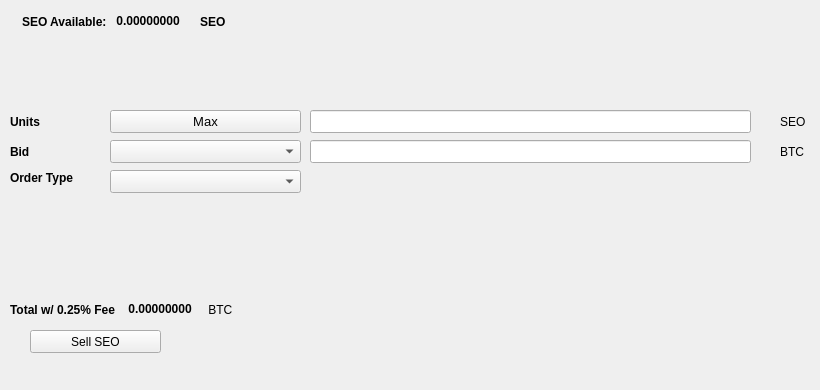
   <widget class="QWidget" name="SellTab">
    <attribute name="title">
     <string>Sell</string>
    </attribute>
    <widget class="QLabel" name="label_16">
     <property name="geometry">
      <rect>
       <x>780</x>
       <y>140</y>
       <width>31</width>
       <height>23</height>
      </rect>
     </property>
     <property name="text">
      <string>BTC</string>
     </property>
    </widget>
    <widget class="QComboBox" name="SellBidcomboBox">
     <property name="geometry">
      <rect>
       <x>110</x>
       <y>140</y>
       <width>191</width>
       <height>23</height>
      </rect>
     </property>
     <property name="font">
      <font>
       <pointsize>10</pointsize>
      </font>
     </property>
    </widget>
    <widget class="QLabel" name="label_18">
     <property name="geometry">
      <rect>
       <x>10</x>
       <y>110</y>
       <width>46</width>
       <height>23</height>
      </rect>
     </property>
     <property name="font">
      <font>
       <weight>75</weight>
       <bold>true</bold>
      </font>
     </property>
     <property name="text">
      <string>Units</string>
     </property>
    </widget>
    <widget class="QPushButton" name="Sell_Max_Amount">
     <property name="geometry">
      <rect>
       <x>110</x>
       <y>110</y>
       <width>191</width>
       <height>23</height>
      </rect>
     </property>
     <property name="font">
      <font>
       <pointsize>10</pointsize>
      </font>
     </property>
     <property name="text">
      <string>Max</string>
     </property>
    </widget>
    <widget class="QLabel" name="label_20">
     <property name="geometry">
      <rect>
       <x>10</x>
       <y>170</y>
       <width>91</width>
       <height>16</height>
      </rect>
     </property>
     <property name="font">
      <font>
       <weight>75</weight>
       <bold>true</bold>
      </font>
     </property>
     <property name="text">
      <string>Order Type</string>
     </property>
    </widget>
    <widget class="QComboBox" name="SellOrdertypeCombo">
     <property name="geometry">
      <rect>
       <x>110</x>
       <y>170</y>
       <width>191</width>
       <height>23</height>
      </rect>
     </property>
     <property name="font">
      <font>
       <pointsize>10</pointsize>
      </font>
     </property>
    </widget>
    <widget class="QLabel" name="label_21">
     <property name="geometry">
      <rect>
       <x>10</x>
       <y>140</y>
       <width>46</width>
       <height>23</height>
      </rect>
     </property>
     <property name="font">
      <font>
       <weight>75</weight>
       <bold>true</bold>
      </font>
     </property>
     <property name="text">
      <string>Bid</string>
     </property>
    </widget>
    <widget class="QLabel" name="label_22">
     <property name="geometry">
      <rect>
       <x>780</x>
       <y>110</y>
       <width>31</width>
       <height>23</height>
      </rect>
     </property>
     <property name="text">
      <string>SEO</string>
     </property>
    </widget>
    <widget class="QLineEdit" name="UnitsInputSEO">
     <property name="geometry">
      <rect>
       <x>310</x>
       <y>110</y>
       <width>441</width>
       <height>23</height>
      </rect>
     </property>
     <property name="font">
      <font>
       <pointsize>9</pointsize>
       <weight>75</weight>
       <bold>true</bold>
      </font>
     </property>
    </widget>
    <widget class="QLineEdit" name="SellBidPriceEdit">
     <property name="geometry">
      <rect>
       <x>310</x>
       <y>140</y>
       <width>441</width>
       <height>23</height>
      </rect>
     </property>
     <property name="font">
      <font>
       <pointsize>9</pointsize>
       <weight>75</weight>
       <bold>true</bold>
      </font>
     </property>
    </widget>
    <widget class="QPushButton" name="SellSEOBTN">
     <property name="geometry">
      <rect>
       <x>30</x>
       <y>330</y>
       <width>131</width>
       <height>23</height>
      </rect>
     </property>
     <property name="text">
      <string>Sell SEO</string>
     </property>
     <property name="icon">
      <iconset resource="../seocoin">
       <normaloff>:/icons/bitcoin</normaloff>:/icons/bitcoin</iconset>
     </property>
    </widget>
    <widget class="QWidget" name="layoutWidget3">
     <property name="geometry">
      <rect>
       <x>22</x>
       <y>12</y>
       <width>258</width>
       <height>19</height>
      </rect>
     </property>
     <layout class="QHBoxLayout" name="horizontalLayout">
      <item>
       <widget class="QLabel" name="label232_2">
        <property name="font">
         <font>
          <weight>75</weight>
          <bold>true</bold>
         </font>
        </property>
        <property name="text">
         <string>SEO Available:</string>
        </property>
       </widget>
      </item>
      <item>
       <widget class="QLabel" name="SEOAvailableLabel">
        <property name="palette">
         <palette>
          <active>
           <colorrole role="WindowText">
            <brush brushstyle="SolidPattern">
             <color alpha="255">
              <red>0</red>
              <green>0</green>
              <blue>0</blue>
             </color>
            </brush>
           </colorrole>
           <colorrole role="Button">
            <brush brushstyle="SolidPattern">
             <color alpha="255">
              <red>0</red>
              <green>170</green>
              <blue>0</blue>
             </color>
            </brush>
           </colorrole>
           <colorrole role="Light">
            <brush brushstyle="SolidPattern">
             <color alpha="255">
              <red>0</red>
              <green>255</green>
              <blue>0</blue>
             </color>
            </brush>
           </colorrole>
           <colorrole role="Midlight">
            <brush brushstyle="SolidPattern">
             <color alpha="255">
              <red>0</red>
              <green>212</green>
              <blue>0</blue>
             </color>
            </brush>
           </colorrole>
           <colorrole role="Dark">
            <brush brushstyle="SolidPattern">
             <color alpha="255">
              <red>0</red>
              <green>85</green>
              <blue>0</blue>
             </color>
            </brush>
           </colorrole>
           <colorrole role="Mid">
            <brush brushstyle="SolidPattern">
             <color alpha="255">
              <red>0</red>
              <green>113</green>
              <blue>0</blue>
             </color>
            </brush>
           </colorrole>
           <colorrole role="Text">
            <brush brushstyle="SolidPattern">
             <color alpha="255">
              <red>0</red>
              <green>170</green>
              <blue>0</blue>
             </color>
            </brush>
           </colorrole>
           <colorrole role="BrightText">
            <brush brushstyle="SolidPattern">
             <color alpha="255">
              <red>255</red>
              <green>255</green>
              <blue>255</blue>
             </color>
            </brush>
           </colorrole>
           <colorrole role="ButtonText">
            <brush brushstyle="SolidPattern">
             <color alpha="255">
              <red>0</red>
              <green>0</green>
              <blue>0</blue>
             </color>
            </brush>
           </colorrole>
           <colorrole role="Base">
            <brush brushstyle="SolidPattern">
             <color alpha="255">
              <red>255</red>
              <green>255</green>
              <blue>255</blue>
             </color>
            </brush>
           </colorrole>
           <colorrole role="Window">
            <brush brushstyle="SolidPattern">
             <color alpha="255">
              <red>0</red>
              <green>170</green>
              <blue>0</blue>
             </color>
            </brush>
           </colorrole>
           <colorrole role="Shadow">
            <brush brushstyle="SolidPattern">
             <color alpha="255">
              <red>0</red>
              <green>0</green>
              <blue>0</blue>
             </color>
            </brush>
           </colorrole>
           <colorrole role="AlternateBase">
            <brush brushstyle="SolidPattern">
             <color alpha="255">
              <red>127</red>
              <green>212</green>
              <blue>127</blue>
             </color>
            </brush>
           </colorrole>
           <colorrole role="ToolTipBase">
            <brush brushstyle="SolidPattern">
             <color alpha="255">
              <red>255</red>
              <green>255</green>
              <blue>220</blue>
             </color>
            </brush>
           </colorrole>
           <colorrole role="ToolTipText">
            <brush brushstyle="SolidPattern">
             <color alpha="255">
              <red>0</red>
              <green>0</green>
              <blue>0</blue>
             </color>
            </brush>
           </colorrole>
          </active>
          <inactive>
           <colorrole role="WindowText">
            <brush brushstyle="SolidPattern">
             <color alpha="255">
              <red>0</red>
              <green>0</green>
              <blue>0</blue>
             </color>
            </brush>
           </colorrole>
           <colorrole role="Button">
            <brush brushstyle="SolidPattern">
             <color alpha="255">
              <red>0</red>
              <green>170</green>
              <blue>0</blue>
             </color>
            </brush>
           </colorrole>
           <colorrole role="Light">
            <brush brushstyle="SolidPattern">
             <color alpha="255">
              <red>0</red>
              <green>255</green>
              <blue>0</blue>
             </color>
            </brush>
           </colorrole>
           <colorrole role="Midlight">
            <brush brushstyle="SolidPattern">
             <color alpha="255">
              <red>0</red>
              <green>212</green>
              <blue>0</blue>
             </color>
            </brush>
           </colorrole>
           <colorrole role="Dark">
            <brush brushstyle="SolidPattern">
             <color alpha="255">
              <red>0</red>
              <green>85</green>
              <blue>0</blue>
             </color>
            </brush>
           </colorrole>
           <colorrole role="Mid">
            <brush brushstyle="SolidPattern">
             <color alpha="255">
              <red>0</red>
              <green>113</green>
              <blue>0</blue>
             </color>
            </brush>
           </colorrole>
           <colorrole role="Text">
            <brush brushstyle="SolidPattern">
             <color alpha="255">
              <red>0</red>
              <green>170</green>
              <blue>0</blue>
             </color>
            </brush>
           </colorrole>
           <colorrole role="BrightText">
            <brush brushstyle="SolidPattern">
             <color alpha="255">
              <red>255</red>
              <green>255</green>
              <blue>255</blue>
             </color>
            </brush>
           </colorrole>
           <colorrole role="ButtonText">
            <brush brushstyle="SolidPattern">
             <color alpha="255">
              <red>0</red>
              <green>0</green>
              <blue>0</blue>
             </color>
            </brush>
           </colorrole>
           <colorrole role="Base">
            <brush brushstyle="SolidPattern">
             <color alpha="255">
              <red>255</red>
              <green>255</green>
              <blue>255</blue>
             </color>
            </brush>
           </colorrole>
           <colorrole role="Window">
            <brush brushstyle="SolidPattern">
             <color alpha="255">
              <red>0</red>
              <green>170</green>
              <blue>0</blue>
             </color>
            </brush>
           </colorrole>
           <colorrole role="Shadow">
            <brush brushstyle="SolidPattern">
             <color alpha="255">
              <red>0</red>
              <green>0</green>
              <blue>0</blue>
             </color>
            </brush>
           </colorrole>
           <colorrole role="AlternateBase">
            <brush brushstyle="SolidPattern">
             <color alpha="255">
              <red>127</red>
              <green>212</green>
              <blue>127</blue>
             </color>
            </brush>
           </colorrole>
           <colorrole role="ToolTipBase">
            <brush brushstyle="SolidPattern">
             <color alpha="255">
              <red>255</red>
              <green>255</green>
              <blue>220</blue>
             </color>
            </brush>
           </colorrole>
           <colorrole role="ToolTipText">
            <brush brushstyle="SolidPattern">
             <color alpha="255">
              <red>0</red>
              <green>0</green>
              <blue>0</blue>
             </color>
            </brush>
           </colorrole>
          </inactive>
          <disabled>
           <colorrole role="WindowText">
            <brush brushstyle="SolidPattern">
             <color alpha="255">
              <red>0</red>
              <green>85</green>
              <blue>0</blue>
             </color>
            </brush>
           </colorrole>
           <colorrole role="Button">
            <brush brushstyle="SolidPattern">
             <color alpha="255">
              <red>0</red>
              <green>170</green>
              <blue>0</blue>
             </color>
            </brush>
           </colorrole>
           <colorrole role="Light">
            <brush brushstyle="SolidPattern">
             <color alpha="255">
              <red>0</red>
              <green>255</green>
              <blue>0</blue>
             </color>
            </brush>
           </colorrole>
           <colorrole role="Midlight">
            <brush brushstyle="SolidPattern">
             <color alpha="255">
              <red>0</red>
              <green>212</green>
              <blue>0</blue>
             </color>
            </brush>
           </colorrole>
           <colorrole role="Dark">
            <brush brushstyle="SolidPattern">
             <color alpha="255">
              <red>0</red>
              <green>85</green>
              <blue>0</blue>
             </color>
            </brush>
           </colorrole>
           <colorrole role="Mid">
            <brush brushstyle="SolidPattern">
             <color alpha="255">
              <red>0</red>
              <green>113</green>
              <blue>0</blue>
             </color>
            </brush>
           </colorrole>
           <colorrole role="Text">
            <brush brushstyle="SolidPattern">
             <color alpha="255">
              <red>0</red>
              <green>85</green>
              <blue>0</blue>
             </color>
            </brush>
           </colorrole>
           <colorrole role="BrightText">
            <brush brushstyle="SolidPattern">
             <color alpha="255">
              <red>255</red>
              <green>255</green>
              <blue>255</blue>
             </color>
            </brush>
           </colorrole>
           <colorrole role="ButtonText">
            <brush brushstyle="SolidPattern">
             <color alpha="255">
              <red>0</red>
              <green>85</green>
              <blue>0</blue>
             </color>
            </brush>
           </colorrole>
           <colorrole role="Base">
            <brush brushstyle="SolidPattern">
             <color alpha="255">
              <red>0</red>
              <green>170</green>
              <blue>0</blue>
             </color>
            </brush>
           </colorrole>
           <colorrole role="Window">
            <brush brushstyle="SolidPattern">
             <color alpha="255">
              <red>0</red>
              <green>170</green>
              <blue>0</blue>
             </color>
            </brush>
           </colorrole>
           <colorrole role="Shadow">
            <brush brushstyle="SolidPattern">
             <color alpha="255">
              <red>0</red>
              <green>0</green>
              <blue>0</blue>
             </color>
            </brush>
           </colorrole>
           <colorrole role="AlternateBase">
            <brush brushstyle="SolidPattern">
             <color alpha="255">
              <red>0</red>
              <green>170</green>
              <blue>0</blue>
             </color>
            </brush>
           </colorrole>
           <colorrole role="ToolTipBase">
            <brush brushstyle="SolidPattern">
             <color alpha="255">
              <red>255</red>
              <green>255</green>
              <blue>220</blue>
             </color>
            </brush>
           </colorrole>
           <colorrole role="ToolTipText">
            <brush brushstyle="SolidPattern">
             <color alpha="255">
              <red>0</red>
              <green>0</green>
              <blue>0</blue>
             </color>
            </brush>
           </colorrole>
          </disabled>
         </palette>
        </property>
        <property name="font">
         <font>
          <weight>75</weight>
          <bold>true</bold>
         </font>
        </property>
        <property name="text">
         <string> 0.00000000 </string>
        </property>
        <property name="textInteractionFlags">
         <set>Qt::LinksAccessibleByMouse|Qt::TextSelectableByKeyboard|Qt::TextSelectableByMouse</set>
        </property>
       </widget>
      </item>
      <item>
       <widget class="QLabel" name="labelSEO">
        <property name="font">
         <font>
          <weight>75</weight>
          <bold>true</bold>
         </font>
        </property>
        <property name="text">
         <string>SEO</string>
        </property>
       </widget>
      </item>
     </layout>
    </widget>
    <widget class="QWidget" name="layoutWidget">
     <property name="geometry">
      <rect>
       <x>10</x>
       <y>300</y>
       <width>268</width>
       <height>19</height>
      </rect>
     </property>
     <layout class="QHBoxLayout" name="horizontalLayout_2">
      <item>
       <widget class="QLabel" name="label_19">
        <property name="font">
         <font>
          <weight>75</weight>
          <bold>true</bold>
         </font>
        </property>
        <property name="text">
         <string>Total w/ 0.25% Fee </string>
        </property>
       </widget>
      </item>
      <item>
       <widget class="QLabel" name="SellCostLabel">
        <property name="palette">
         <palette>
          <active>
           <colorrole role="WindowText">
            <brush brushstyle="SolidPattern">
             <color alpha="255">
              <red>0</red>
              <green>0</green>
              <blue>0</blue>
             </color>
            </brush>
           </colorrole>
           <colorrole role="Button">
            <brush brushstyle="SolidPattern">
             <color alpha="255">
              <red>0</red>
              <green>170</green>
              <blue>0</blue>
             </color>
            </brush>
           </colorrole>
           <colorrole role="Light">
            <brush brushstyle="SolidPattern">
             <color alpha="255">
              <red>0</red>
              <green>255</green>
              <blue>0</blue>
             </color>
            </brush>
           </colorrole>
           <colorrole role="Midlight">
            <brush brushstyle="SolidPattern">
             <color alpha="255">
              <red>0</red>
              <green>212</green>
              <blue>0</blue>
             </color>
            </brush>
           </colorrole>
           <colorrole role="Dark">
            <brush brushstyle="SolidPattern">
             <color alpha="255">
              <red>0</red>
              <green>85</green>
              <blue>0</blue>
             </color>
            </brush>
           </colorrole>
           <colorrole role="Mid">
            <brush brushstyle="SolidPattern">
             <color alpha="255">
              <red>0</red>
              <green>113</green>
              <blue>0</blue>
             </color>
            </brush>
           </colorrole>
           <colorrole role="Text">
            <brush brushstyle="SolidPattern">
             <color alpha="255">
              <red>0</red>
              <green>170</green>
              <blue>0</blue>
             </color>
            </brush>
           </colorrole>
           <colorrole role="BrightText">
            <brush brushstyle="SolidPattern">
             <color alpha="255">
              <red>255</red>
              <green>255</green>
              <blue>255</blue>
             </color>
            </brush>
           </colorrole>
           <colorrole role="ButtonText">
            <brush brushstyle="SolidPattern">
             <color alpha="255">
              <red>0</red>
              <green>0</green>
              <blue>0</blue>
             </color>
            </brush>
           </colorrole>
           <colorrole role="Base">
            <brush brushstyle="SolidPattern">
             <color alpha="255">
              <red>255</red>
              <green>255</green>
              <blue>255</blue>
             </color>
            </brush>
           </colorrole>
           <colorrole role="Window">
            <brush brushstyle="SolidPattern">
             <color alpha="255">
              <red>0</red>
              <green>170</green>
              <blue>0</blue>
             </color>
            </brush>
           </colorrole>
           <colorrole role="Shadow">
            <brush brushstyle="SolidPattern">
             <color alpha="255">
              <red>0</red>
              <green>0</green>
              <blue>0</blue>
             </color>
            </brush>
           </colorrole>
           <colorrole role="AlternateBase">
            <brush brushstyle="SolidPattern">
             <color alpha="255">
              <red>127</red>
              <green>212</green>
              <blue>127</blue>
             </color>
            </brush>
           </colorrole>
           <colorrole role="ToolTipBase">
            <brush brushstyle="SolidPattern">
             <color alpha="255">
              <red>255</red>
              <green>255</green>
              <blue>220</blue>
             </color>
            </brush>
           </colorrole>
           <colorrole role="ToolTipText">
            <brush brushstyle="SolidPattern">
             <color alpha="255">
              <red>0</red>
              <green>0</green>
              <blue>0</blue>
             </color>
            </brush>
           </colorrole>
          </active>
          <inactive>
           <colorrole role="WindowText">
            <brush brushstyle="SolidPattern">
             <color alpha="255">
              <red>0</red>
              <green>0</green>
              <blue>0</blue>
             </color>
            </brush>
           </colorrole>
           <colorrole role="Button">
            <brush brushstyle="SolidPattern">
             <color alpha="255">
              <red>0</red>
              <green>170</green>
              <blue>0</blue>
             </color>
            </brush>
           </colorrole>
           <colorrole role="Light">
            <brush brushstyle="SolidPattern">
             <color alpha="255">
              <red>0</red>
              <green>255</green>
              <blue>0</blue>
             </color>
            </brush>
           </colorrole>
           <colorrole role="Midlight">
            <brush brushstyle="SolidPattern">
             <color alpha="255">
              <red>0</red>
              <green>212</green>
              <blue>0</blue>
             </color>
            </brush>
           </colorrole>
           <colorrole role="Dark">
            <brush brushstyle="SolidPattern">
             <color alpha="255">
              <red>0</red>
              <green>85</green>
              <blue>0</blue>
             </color>
            </brush>
           </colorrole>
           <colorrole role="Mid">
            <brush brushstyle="SolidPattern">
             <color alpha="255">
              <red>0</red>
              <green>113</green>
              <blue>0</blue>
             </color>
            </brush>
           </colorrole>
           <colorrole role="Text">
            <brush brushstyle="SolidPattern">
             <color alpha="255">
              <red>0</red>
              <green>170</green>
              <blue>0</blue>
             </color>
            </brush>
           </colorrole>
           <colorrole role="BrightText">
            <brush brushstyle="SolidPattern">
             <color alpha="255">
              <red>255</red>
              <green>255</green>
              <blue>255</blue>
             </color>
            </brush>
           </colorrole>
           <colorrole role="ButtonText">
            <brush brushstyle="SolidPattern">
             <color alpha="255">
              <red>0</red>
              <green>0</green>
              <blue>0</blue>
             </color>
            </brush>
           </colorrole>
           <colorrole role="Base">
            <brush brushstyle="SolidPattern">
             <color alpha="255">
              <red>255</red>
              <green>255</green>
              <blue>255</blue>
             </color>
            </brush>
           </colorrole>
           <colorrole role="Window">
            <brush brushstyle="SolidPattern">
             <color alpha="255">
              <red>0</red>
              <green>170</green>
              <blue>0</blue>
             </color>
            </brush>
           </colorrole>
           <colorrole role="Shadow">
            <brush brushstyle="SolidPattern">
             <color alpha="255">
              <red>0</red>
              <green>0</green>
              <blue>0</blue>
             </color>
            </brush>
           </colorrole>
           <colorrole role="AlternateBase">
            <brush brushstyle="SolidPattern">
             <color alpha="255">
              <red>127</red>
              <green>212</green>
              <blue>127</blue>
             </color>
            </brush>
           </colorrole>
           <colorrole role="ToolTipBase">
            <brush brushstyle="SolidPattern">
             <color alpha="255">
              <red>255</red>
              <green>255</green>
              <blue>220</blue>
             </color>
            </brush>
           </colorrole>
           <colorrole role="ToolTipText">
            <brush brushstyle="SolidPattern">
             <color alpha="255">
              <red>0</red>
              <green>0</green>
              <blue>0</blue>
             </color>
            </brush>
           </colorrole>
          </inactive>
          <disabled>
           <colorrole role="WindowText">
            <brush brushstyle="SolidPattern">
             <color alpha="255">
              <red>0</red>
              <green>85</green>
              <blue>0</blue>
             </color>
            </brush>
           </colorrole>
           <colorrole role="Button">
            <brush brushstyle="SolidPattern">
             <color alpha="255">
              <red>0</red>
              <green>170</green>
              <blue>0</blue>
             </color>
            </brush>
           </colorrole>
           <colorrole role="Light">
            <brush brushstyle="SolidPattern">
             <color alpha="255">
              <red>0</red>
              <green>255</green>
              <blue>0</blue>
             </color>
            </brush>
           </colorrole>
           <colorrole role="Midlight">
            <brush brushstyle="SolidPattern">
             <color alpha="255">
              <red>0</red>
              <green>212</green>
              <blue>0</blue>
             </color>
            </brush>
           </colorrole>
           <colorrole role="Dark">
            <brush brushstyle="SolidPattern">
             <color alpha="255">
              <red>0</red>
              <green>85</green>
              <blue>0</blue>
             </color>
            </brush>
           </colorrole>
           <colorrole role="Mid">
            <brush brushstyle="SolidPattern">
             <color alpha="255">
              <red>0</red>
              <green>113</green>
              <blue>0</blue>
             </color>
            </brush>
           </colorrole>
           <colorrole role="Text">
            <brush brushstyle="SolidPattern">
             <color alpha="255">
              <red>0</red>
              <green>85</green>
              <blue>0</blue>
             </color>
            </brush>
           </colorrole>
           <colorrole role="BrightText">
            <brush brushstyle="SolidPattern">
             <color alpha="255">
              <red>255</red>
              <green>255</green>
              <blue>255</blue>
             </color>
            </brush>
           </colorrole>
           <colorrole role="ButtonText">
            <brush brushstyle="SolidPattern">
             <color alpha="255">
              <red>0</red>
              <green>85</green>
              <blue>0</blue>
             </color>
            </brush>
           </colorrole>
           <colorrole role="Base">
            <brush brushstyle="SolidPattern">
             <color alpha="255">
              <red>0</red>
              <green>170</green>
              <blue>0</blue>
             </color>
            </brush>
           </colorrole>
           <colorrole role="Window">
            <brush brushstyle="SolidPattern">
             <color alpha="255">
              <red>0</red>
              <green>170</green>
              <blue>0</blue>
             </color>
            </brush>
           </colorrole>
           <colorrole role="Shadow">
            <brush brushstyle="SolidPattern">
             <color alpha="255">
              <red>0</red>
              <green>0</green>
              <blue>0</blue>
             </color>
            </brush>
           </colorrole>
           <colorrole role="AlternateBase">
            <brush brushstyle="SolidPattern">
             <color alpha="255">
              <red>0</red>
              <green>170</green>
              <blue>0</blue>
             </color>
            </brush>
           </colorrole>
           <colorrole role="ToolTipBase">
            <brush brushstyle="SolidPattern">
             <color alpha="255">
              <red>255</red>
              <green>255</green>
              <blue>220</blue>
             </color>
            </brush>
           </colorrole>
           <colorrole role="ToolTipText">
            <brush brushstyle="SolidPattern">
             <color alpha="255">
              <red>0</red>
              <green>0</green>
              <blue>0</blue>
             </color>
            </brush>
           </colorrole>
          </disabled>
         </palette>
        </property>
        <property name="font">
         <font>
          <weight>75</weight>
          <bold>true</bold>
         </font>
        </property>
        <property name="autoFillBackground">
         <bool>false</bool>
        </property>
        <property name="text">
         <string> 0.00000000</string>
        </property>
        <property name="textInteractionFlags">
         <set>Qt::LinksAccessibleByMouse|Qt::TextSelectableByMouse</set>
        </property>
       </widget>
      </item>
      <item>
       <widget class="QLabel" name="label_17">
        <property name="font">
         <font>
          <weight>50</weight>
          <bold>false</bold>
         </font>
        </property>
        <property name="text">
         <string> BTC</string>
        </property>
       </widget>
      </item>
     </layout>
    </widget>
    <widget class="QLabel" name="label_23">
     <property name="geometry">
      <rect>
       <x>460</x>
       <y>300</y>
       <width>281</width>
       <height>81</height>
      </rect>
     </property>
     <property name="text">
      <string/>
     </property>
     <property name="pixmap">
      <pixmap>:/images/bittrex</pixmap>
     </property>
    </widget>
   </widget>
